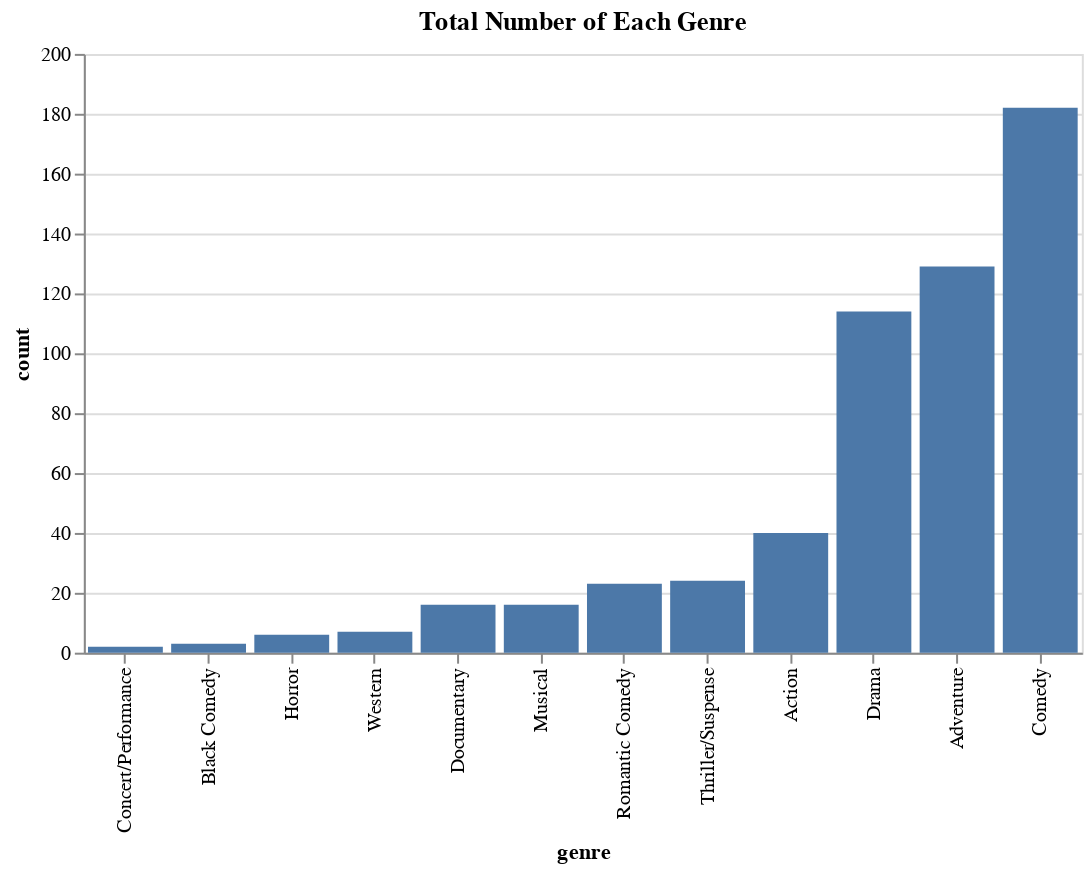

Notebook source saved alongside this figure:
### Markdown cell above
Genre frquency table is in the proper format so we can generate a bar plot to visualize it.

### Code cell
# Use altair to generate bar plot
genre_bar_plot = alt.Chart(ferq_genre, width = 500, height = 300).mark_bar().encode(
    x = alt.X('genre:N', sort = 'y'),
    y = alt.Y('count:Q')
).properties(title = 'Total Number of Each Genre')

genre_bar_plot

### Figure 1 — Vega-Lite specification as saved in the notebook (floating-point values rounded to 4 significant figures)
{"config": {"view": {"continuousWidth": 400, "continuousHeight": 300}}, "data": {"name": "data-efc8b733510f131007b86be89c2440ba"}, "mark": "bar", "encoding": {"x": {"type": "nominal", "field": "genre", "sort": "y"}, "y": {"type": "quantitative", "field": "count"}}, "height": 300, "title": "Total Number of Each Genre", "width": 500, "$schema": "https://vega.github.io/schema/vega-lite/v4.8.1.json", "datasets": {"data-efc8b733510f131007b86be89c2440ba": [{"genre": "Concert/Performance", "count": 2}, {"genre": "Black Comedy", "count": 3}, {"genre": "Horror", "count": 6}, {"genre": "Western", "count": 7}, {"genre": "Documentary", "count": 16}, {"genre": "Musical", "count": 16}, {"genre": "Romantic Comedy", "count": 23}, {"genre": "Thriller/Suspense", "count": 24}, {"genre": "Action", "count": 40}, {"genre": "Drama", "count": 114}, {"genre": "Adventure", "count": 129}, {"genre": "Comedy", "count": 182}]}}
